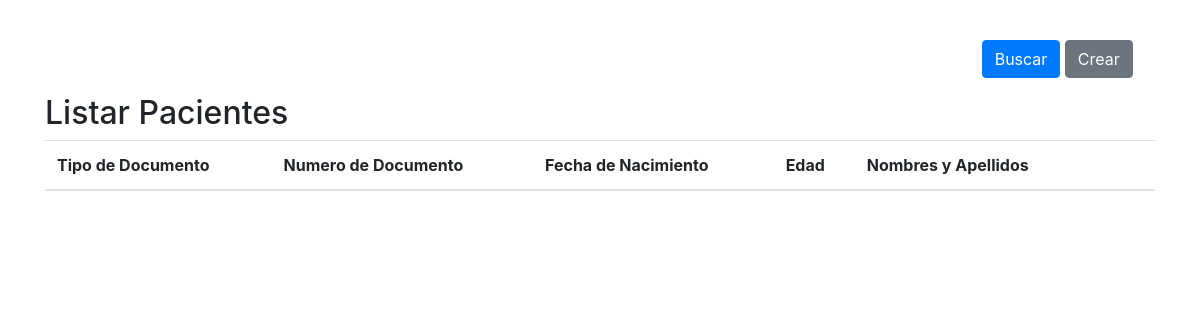
The app's page /, older data.
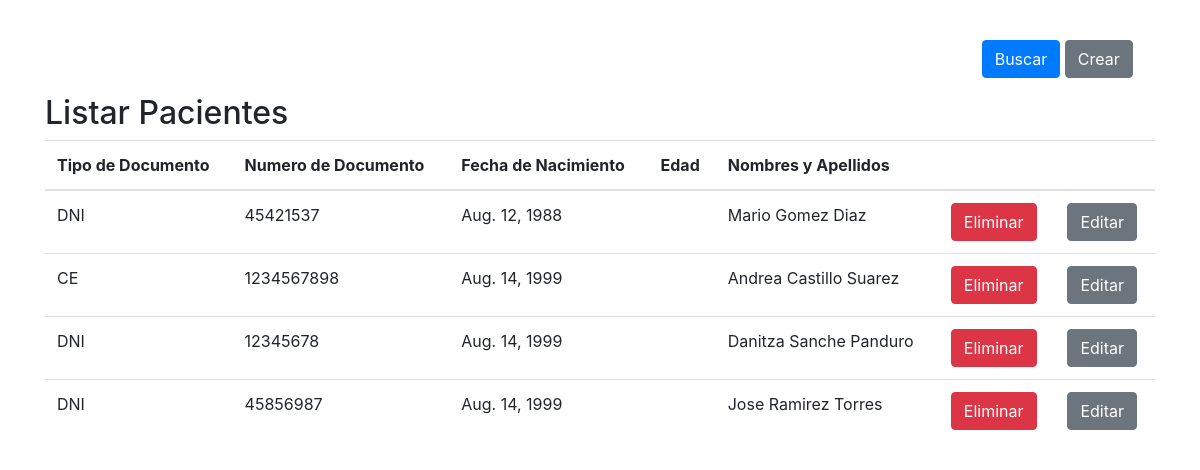
The same page, newer data.
### pacientes/models.py (models this page shows)
class Pacientes(models.Model):
    tipo_documento = models.CharField(max_length=3, choices=[
        ('DNI', 'DNI'),
        ('CE', 'Carné de Extranjería'),
        ('IN', 'Indocumentado'),
    ], default='DNI')
    numero_documento = models.CharField(max_length=100, unique=True)
    nombres = models.TextField()
    appPaterno = models.CharField(max_length=100)
    appMaterno = models.CharField(max_length=100)
    fecha = models.DateField()

### pacientes/views.py (the view)
# urls.py: path('', ListarPacientes.as_view(), name="listar-pacientes"),
class ListarPacientes(ListView):
    template_name = 'listar-paciente.html'
    model = Pacientes
    context_object_name = 'pacientes'

### pacientes/templates/listar-paciente.html (shortened to what this page needs)
<!DOCTYPE html>
{% load staticfiles %}
<html lang="en">
    <head>
       <link href="{% static 'css/bootstrap.css' %}" rel="stylesheet">
       <link href="{% static 'css/main.css' %}" rel="stylesheet">
    </head>
<body>
    <div class="wrapper ">
        <div class="container container-fluid">
            <section class="section-buscar-paciente">
                <div class="row">
                    <form method="post" class="form-buscar">
                            <div class="col col-5">
                            </div>
                            <div class="col col-5 group-num">
                            </div>
                            <div class="col col-lg-2">
                                <div class="form-group">
                                    <button type="submit" class="btn btn-primary">Buscar</button>
                                    <a href="/crear" class="btn btn-secondary">Crear </a>
                                </div>
                            </div>
                    </form>
                </div>
            </section>
            <section class="listar-paciente">
              <h2>Listar Pacientes</h2>
                <div class="table-responsive">
                <table class="table">
                    <thead>
                        <tr>
                            <th>Tipo de Documento</th>
                            <th>Numero de Documento</th>
                            <th>Fecha de Nacimiento</th>
                            <th class="edadl">Edad</th>
                            <th>Nombres y Apellidos</th>
                            <th></th>
                            <th></th>
                        </tr>
                    </thead>
                    <tbody>
                        {% for paciente in pacientes %}
                            <tr>
                                <td>{{ paciente.tipo_documento }}</td>
                                <td>{{ paciente.numero_documento }}</td>
                                <td class="fechal">{{ paciente.fecha }}</td>
                                <td class="edadl">{{ paciente.edad }}</td>
                                <td>{{ paciente.nombres }} {{ paciente.appPaterno }} {{ paciente.appMaterno }}</td>
                                <td><a href="/eliminar/{{ paciente.pk }}" class="btn btn-danger">Eliminar</a></td>
                                <td><a href="/editar/{{ paciente.pk }}" class="btn btn-secondary">Editar</a></td>
                            </tr>
                        {% endfor %}
                    </tbody>
                </table>
                </div>
            </section>
        </div>
    </div>
</body>
</html>

### pacientes/static/css/main.css (style rules this page uses)
.wrapper { padding: 20px; }
section.section-buscar-paciente { padding: 20px 20px 0 20px; }
.form-buscar { display: flex; align-items: center; width: 100%; }

Row changes from the older to the newer data that the page shows:
added Pacientes: tipo_documento "DNI", numero_documento "45421537", fecha "Aug. 12, 1988", nombres "Mario", appPaterno "Gomez", appMaterno "Diaz"
added Pacientes: tipo_documento "CE", numero_documento "1234567898", fecha "Aug. 14, 1999", nombres "Andrea", appPaterno "Castillo", appMaterno "Suarez"
added Pacientes: tipo_documento "DNI", numero_documento "12345678", fecha "Aug. 14, 1999", nombres "Danitza", appPaterno "Sanche", appMaterno "Panduro"
added Pacientes: tipo_documento "DNI", numero_documento "45856987", fecha "Aug. 14, 1999", nombres "Jose", appPaterno "Ramirez", appMaterno "Torres"
